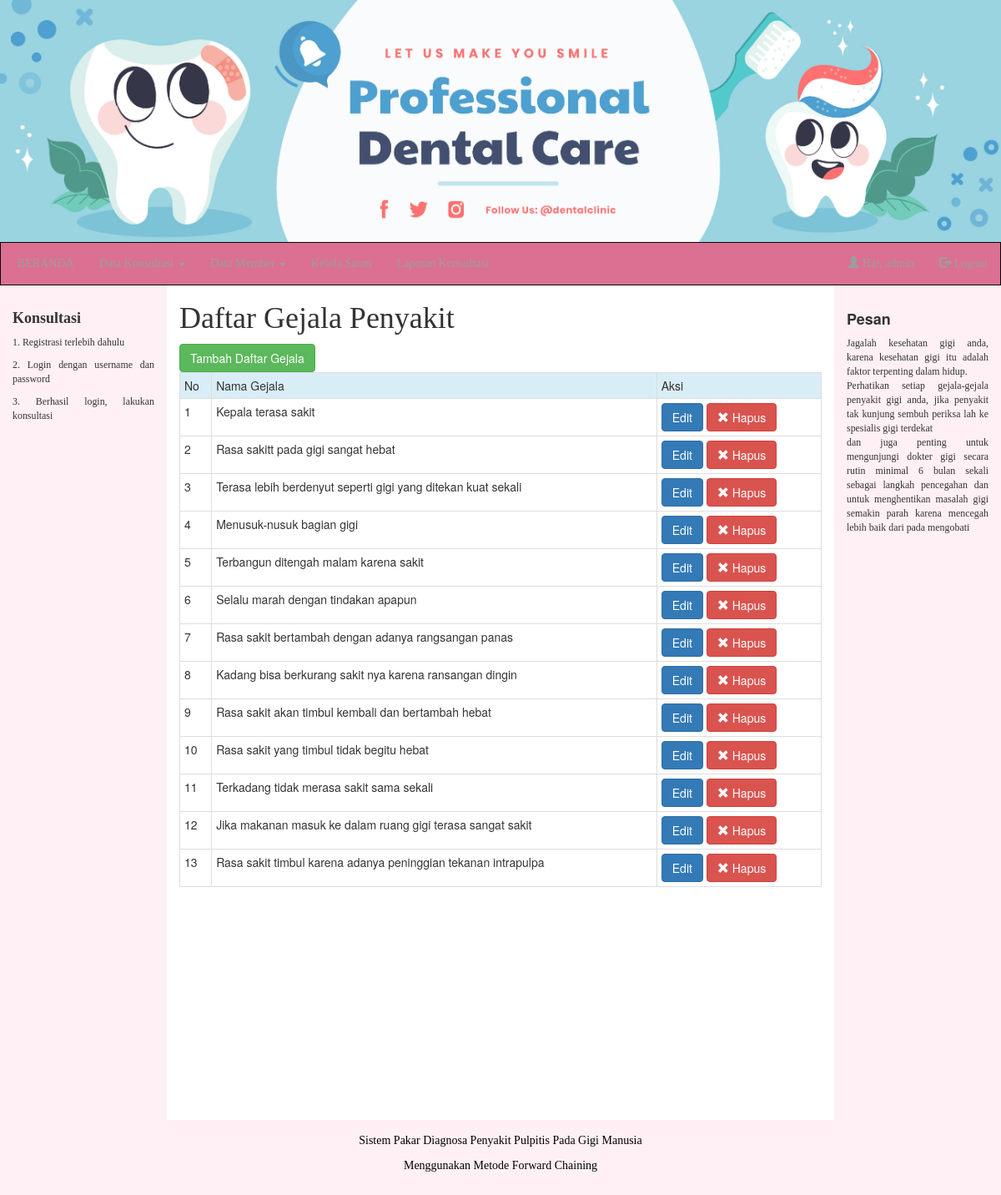
The app's page /kelola_gejala/gejala.php (signed in) with its own data.
### tables this page shows
CREATE TABLE IF NOT EXISTS `tbgejala` (
  `id_gejala` varchar(5) NOT NULL,
  `nm_gejala` varchar(70) NOT NULL
);

### kelola_gejala/gejala.php (the view, shortened to what this page needs)
<?php
include "../library.php";
style(2); ?>
<body>
<?php
include "../template/kiri.php";
?>
<h1 class="style1">Daftar Gejala Penyakit</h1>
<?php
$kueri = mysqli_query($koneksi,"select * from tbgejala;");
$no=1;
?>
<a href="tambah.php" class="btn btn-success">Tambah Daftar Gejala</a>
<table class="table table-condensed table-bordered">
<tr class="info">
	<td>No</td>
	<td>Nama Gejala</td>
	<td>Aksi</td>
</tr>
<?php
if(mysqli_num_rows($kueri) < 1) echo "<tr><td class='text-center' colspan=5><strong>Data gejala Kosong...</strong></td></tr>";
		else {
			while ($isi=mysqli_fetch_array($kueri,MYSQLI_BOTH)){
				echo "
				<tr>
				<td>$no</td>
				<td>{$isi['nm_gejala']}</td>
				<td>
				<a href='edit.php?id_gejala={$isi['id_gejala']}' class='btn btn-primary'>Edit</a>
				<button type='button' class='btn btn-danger' data-toggle='modal' data-target='#konfirmasi{$isi['id_gejala']}'>
				<span class='glyphicon glyphicon-remove'></span> Hapus
				</button>
				<div id='konfirmasi{$isi['id_gejala']}' class='modal fade' role='dialog'><div class='modal-dialog'><div class='modal-content'>
				<div class='modal-header'>
				<button type='button' class='close' data-dismiss='modal'>&times;</button>
				<h4 class='modal-title'>Peringatan!</h4>
				</div>
				<div class='modal-body'>
				<p>Apakah Anda yakin ingin menghapus gejala <b>{$isi['nm_gejala']}</b>?</p>
				</div>
				<div class='modal-footer float-right'>
				<a href='hapus.php?id_gejala={$isi['id_gejala']}' class='btn btn-danger'>    Ya    </a>
				<button type='button' class='btn btn-default' data-dismiss='modal'>Tidak</button>
				</div></div></div></div>
				</td>
				</tr>
				";
				$no++;
				}
			}
?>
</table>
<?php
include "../template/kanan.php";
include "../template/footer.php";
?>

### records on screen
tbgejala: nm_gejala "Kepala terasa sakit"
tbgejala: nm_gejala "Rasa sakitt pada gigi sangat hebat"
tbgejala: nm_gejala "Terasa lebih berdenyut seperti gigi yang ditekan kuat sekali"
tbgejala: nm_gejala "Menusuk-nusuk bagian gigi"
tbgejala: nm_gejala "Terbangun ditengah malam karena sakit"
tbgejala: nm_gejala "Selalu marah dengan tindakan apapun"
tbgejala: nm_gejala "Rasa sakit bertambah dengan adanya rangsangan panas"
tbgejala: nm_gejala "Kadang bisa berkurang sakit nya karena ransangan dingin"
tbgejala: nm_gejala "Rasa sakit akan timbul kembali dan bertambah hebat"
tbgejala: nm_gejala "Rasa sakit yang timbul tidak begitu hebat"
tbgejala: nm_gejala "Terkadang tidak merasa sakit sama sekali"
tbgejala: nm_gejala "Jika makanan masuk ke dalam ruang gigi terasa sangat sakit"
tbgejala: nm_gejala "Rasa sakit timbul karena adanya peninggian tekanan intrapulpa"
